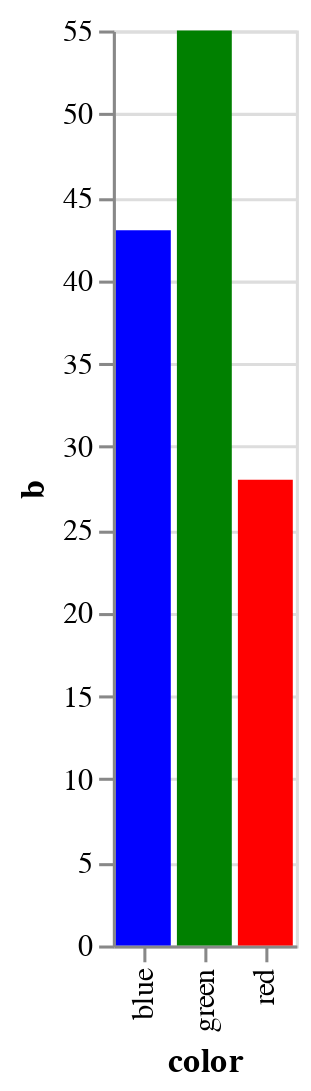

Vega-Lite specification stored for this chart:
### Vega-Lite specification from a JSON file in a GitHub repository (floating-point values rounded to 4 significant figures)
{"$schema": "https://vega.github.io/schema/vega-lite/v4.json", "description": "A bar chart that directly encodes color names in the data.", "data": {"values": [{"color": "red", "b": 28}, {"color": "green", "b": 55}, {"color": "blue", "b": 43}]}, "mark": "bar", "encoding": {"x": {"field": "color", "type": "nominal"}, "y": {"field": "b", "type": "quantitative"}, "color": {"field": "color", "type": "nominal", "scale": null}}, "config": {}}
